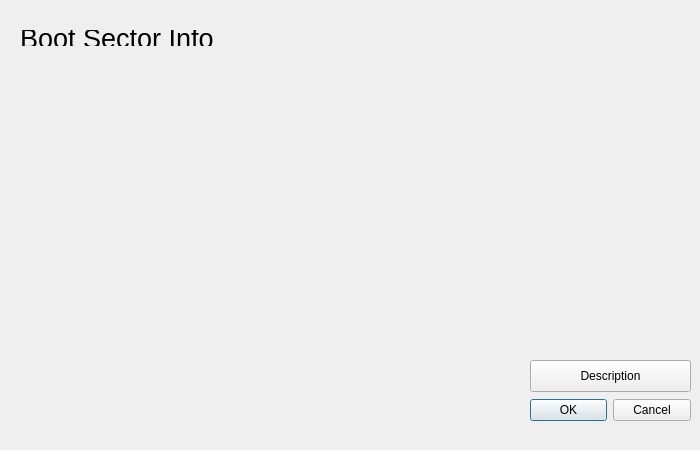
<?xml version="1.0" encoding="UTF-8"?>
<ui version="4.0">
 <class>bs_info</class>
 <widget class="QDialog" name="bs_info">
  <property name="geometry">
   <rect>
    <x>0</x>
    <y>0</y>
    <width>700</width>
    <height>450</height>
   </rect>
  </property>
  <property name="windowTitle">
   <string>Dialog</string>
  </property>
  <widget class="QDialogButtonBox" name="buttonBox">
   <property name="geometry">
    <rect>
     <x>530</x>
     <y>380</y>
     <width>161</width>
     <height>61</height>
    </rect>
   </property>
   <property name="orientation">
    <enum>Qt::Horizontal</enum>
   </property>
   <property name="standardButtons">
    <set>QDialogButtonBox::Cancel|QDialogButtonBox::Ok</set>
   </property>
  </widget>
  <widget class="QPushButton" name="description_dtn">
   <property name="geometry">
    <rect>
     <x>530</x>
     <y>360</y>
     <width>161</width>
     <height>32</height>
    </rect>
   </property>
   <property name="text">
    <string>Description</string>
   </property>
  </widget>
  <widget class="QLabel" name="title">
   <property name="geometry">
    <rect>
     <x>20</x>
     <y>30</y>
     <width>231</width>
     <height>16</height>
    </rect>
   </property>
   <property name="font">
    <font>
     <pointsize>20</pointsize>
    </font>
   </property>
   <property name="text">
    <string>Boot Sector Info</string>
   </property>
  </widget>
  <widget class="QLabel" name="info">
   <property name="geometry">
    <rect>
     <x>10</x>
     <y>60</y>
     <width>621</width>
     <height>271</height>
    </rect>
   </property>
   <property name="font">
    <font>
     <pointsize>17</pointsize>
    </font>
   </property>
   <property name="text">
    <string/>
   </property>
   <property name="alignment">
    <set>Qt::AlignLeading|Qt::AlignLeft|Qt::AlignTop</set>
   </property>
  </widget>
 </widget>
 <resources/>
 <connections>
  <connection>
   <sender>buttonBox</sender>
   <signal>accepted()</signal>
   <receiver>bs_info</receiver>
   <slot>accept()</slot>
   <hints>
    <hint type="sourcelabel">
     <x>248</x>
     <y>254</y>
    </hint>
    <hint type="destinationlabel">
     <x>157</x>
     <y>274</y>
    </hint>
   </hints>
  </connection>
  <connection>
   <sender>buttonBox</sender>
   <signal>rejected()</signal>
   <receiver>bs_info</receiver>
   <slot>reject()</slot>
   <hints>
    <hint type="sourcelabel">
     <x>316</x>
     <y>260</y>
    </hint>
    <hint type="destinationlabel">
     <x>286</x>
     <y>274</y>
    </hint>
   </hints>
  </connection>
 </connections>
</ui>
